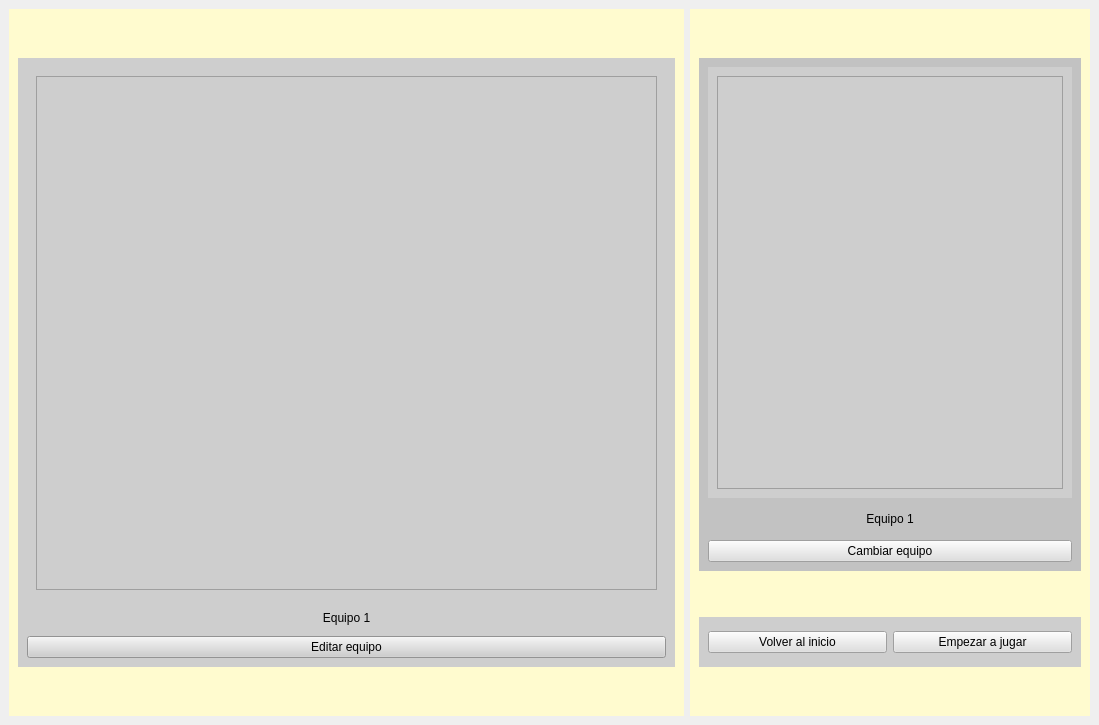
<?xml version="1.0" encoding="UTF-8"?>
<ui version="4.0">
 <class>MainWindow</class>
 <widget class="QMainWindow" name="MainWindow">
  <property name="geometry">
   <rect>
    <x>0</x>
    <y>0</y>
    <width>1099</width>
    <height>725</height>
   </rect>
  </property>
  <property name="windowTitle">
   <string>MainWindow</string>
  </property>
  <widget class="QWidget" name="centralwidget">
   <layout class="QVBoxLayout" name="verticalLayout_2">
    <item>
     <layout class="QHBoxLayout" name="horizontalLayout_2">
      <item>
       <widget class="QWidget" name="verticalWidget_2" native="true">
        <property name="styleSheet">
         <string notr="true">background-color: rgb(255, 251, 207);</string>
        </property>
        <layout class="QVBoxLayout" name="verticalLayout_3">
         <item>
          <spacer name="verticalSpacer_4">
           <property name="orientation">
            <enum>Qt::Vertical</enum>
           </property>
           <property name="sizeType">
            <enum>QSizePolicy::Fixed</enum>
           </property>
           <property name="sizeHint" stdset="0">
            <size>
             <width>20</width>
             <height>40</height>
            </size>
           </property>
          </spacer>
         </item>
         <item>
          <layout class="QHBoxLayout" name="layout1">
           <item>
            <widget class="QWidget" name="vista_pokemon_2" native="true">
             <property name="styleSheet">
              <string notr="true">background-color: rgb(206, 206, 206);</string>
             </property>
             <layout class="QVBoxLayout" name="vista_pokemon">
              <item>
               <widget class="QWidget" name="verticalWidget" native="true">
                <layout class="QVBoxLayout" name="verticalLayout_11">
                 <item>
                  <widget class="QGraphicsView" name="graphicsView">
                   <property name="sizePolicy">
                    <sizepolicy hsizetype="Preferred" vsizetype="Preferred">
                     <horstretch>0</horstretch>
                     <verstretch>0</verstretch>
                    </sizepolicy>
                   </property>
                   <property name="styleSheet">
                    <string notr="true">border-image: url(:/bulbasur.png);</string>
                   </property>
                  </widget>
                 </item>
                </layout>
               </widget>
              </item>
              <item>
               <widget class="QLabel" name="label">
                <property name="maximumSize">
                 <size>
                  <width>16777215</width>
                  <height>25</height>
                 </size>
                </property>
                <property name="tabletTracking">
                 <bool>false</bool>
                </property>
                <property name="text">
                 <string>Equipo 1</string>
                </property>
                <property name="alignment">
                 <set>Qt::AlignCenter</set>
                </property>
               </widget>
              </item>
              <item>
               <widget class="QPushButton" name="editar">
                <property name="text">
                 <string>Editar equipo</string>
                </property>
               </widget>
              </item>
             </layout>
            </widget>
           </item>
          </layout>
         </item>
         <item>
          <layout class="QHBoxLayout" name="layout2"/>
         </item>
         <item>
          <spacer name="verticalSpacer_6">
           <property name="orientation">
            <enum>Qt::Vertical</enum>
           </property>
           <property name="sizeType">
            <enum>QSizePolicy::Fixed</enum>
           </property>
           <property name="sizeHint" stdset="0">
            <size>
             <width>20</width>
             <height>40</height>
            </size>
           </property>
          </spacer>
         </item>
        </layout>
       </widget>
      </item>
      <item>
       <widget class="QWidget" name="verticalWidget" native="true">
        <property name="maximumSize">
         <size>
          <width>400</width>
          <height>16777215</height>
         </size>
        </property>
        <property name="styleSheet">
         <string notr="true">background-color: rgb(255, 251, 207);</string>
        </property>
        <layout class="QVBoxLayout" name="verticalLayout">
         <item>
          <spacer name="verticalSpacer_2">
           <property name="orientation">
            <enum>Qt::Vertical</enum>
           </property>
           <property name="sizeType">
            <enum>QSizePolicy::Fixed</enum>
           </property>
           <property name="sizeHint" stdset="0">
            <size>
             <width>20</width>
             <height>40</height>
            </size>
           </property>
          </spacer>
         </item>
         <item>
          <widget class="QWidget" name="verticalWidget" native="true">
           <property name="styleSheet">
            <string notr="true">background-color: rgb(194, 194, 194);</string>
           </property>
           <layout class="QVBoxLayout" name="verticalLayout_4">
            <item>
             <widget class="QWidget" name="verticalWidget" native="true">
              <property name="styleSheet">
               <string notr="true">background-color: rgb(206, 206, 206);</string>
              </property>
              <layout class="QVBoxLayout" name="verticalLayout_14">
               <item>
                <widget class="QGraphicsView" name="graphicsView_2">
                 <property name="sizePolicy">
                  <sizepolicy hsizetype="Preferred" vsizetype="Preferred">
                   <horstretch>0</horstretch>
                   <verstretch>0</verstretch>
                  </sizepolicy>
                 </property>
                 <property name="styleSheet">
                  <string notr="true">border-image: url(:/bulbasur.png);</string>
                 </property>
                </widget>
               </item>
              </layout>
             </widget>
            </item>
            <item>
             <widget class="QLabel" name="label_4">
              <property name="maximumSize">
               <size>
                <width>16777215</width>
                <height>30</height>
               </size>
              </property>
              <property name="text">
               <string>Equipo 1</string>
              </property>
              <property name="alignment">
               <set>Qt::AlignCenter</set>
              </property>
             </widget>
            </item>
            <item>
             <widget class="QPushButton" name="cambiarEquipo">
              <property name="styleSheet">
               <string notr="true">background-color: rgb(223, 223, 223);</string>
              </property>
              <property name="text">
               <string>Cambiar equipo</string>
              </property>
             </widget>
            </item>
           </layout>
          </widget>
         </item>
         <item>
          <spacer name="verticalSpacer_3">
           <property name="orientation">
            <enum>Qt::Vertical</enum>
           </property>
           <property name="sizeType">
            <enum>QSizePolicy::Fixed</enum>
           </property>
           <property name="sizeHint" stdset="0">
            <size>
             <width>20</width>
             <height>40</height>
            </size>
           </property>
          </spacer>
         </item>
         <item>
          <widget class="QWidget" name="horizontalWidget_4" native="true">
           <property name="maximumSize">
            <size>
             <width>16777215</width>
             <height>50</height>
            </size>
           </property>
           <property name="styleSheet">
            <string notr="true">background-color: rgb(206, 206, 206);</string>
           </property>
           <layout class="QHBoxLayout" name="horizontalLayout_5">
            <item>
             <widget class="QPushButton" name="volverInicio">
              <property name="styleSheet">
               <string notr="true">background-color: rgb(223, 223, 223);</string>
              </property>
              <property name="text">
               <string>Volver al inicio</string>
              </property>
             </widget>
            </item>
            <item>
             <widget class="QPushButton" name="empezarJugar">
              <property name="styleSheet">
               <string notr="true">background-color: rgb(223, 223, 223);</string>
              </property>
              <property name="text">
               <string>Empezar a jugar</string>
              </property>
             </widget>
            </item>
           </layout>
          </widget>
         </item>
         <item>
          <spacer name="verticalSpacer">
           <property name="orientation">
            <enum>Qt::Vertical</enum>
           </property>
           <property name="sizeType">
            <enum>QSizePolicy::Fixed</enum>
           </property>
           <property name="sizeHint" stdset="0">
            <size>
             <width>20</width>
             <height>40</height>
            </size>
           </property>
          </spacer>
         </item>
        </layout>
       </widget>
      </item>
     </layout>
    </item>
   </layout>
  </widget>
 </widget>
 <resources/>
 <connections/>
</ui>
